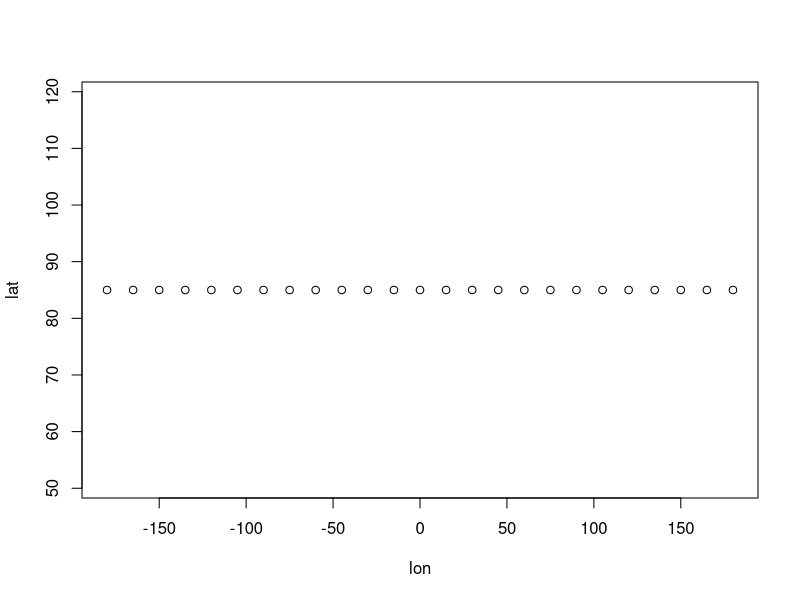
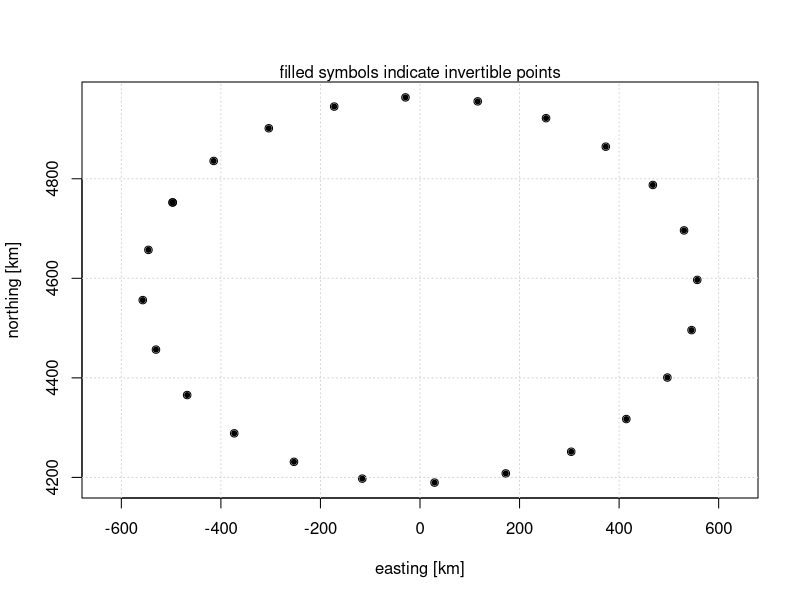

The R source for these figures, in order:
# Check: in the data frame shown at the end, do LON and LAT equal lon and lat?
library(sf)
p <- "+proj=ortho +lon_0=-63 +lat_0=44"
p0 <- "+proj=longlat +datum=WGS84 +no_defs"

lon <- seq(-180, 180, 15)
lat <- rep(85, 25)
plot(lon, lat)

xy <- sf::sf_project(p0, p, cbind(lon, lat))
S <- 1e3
if (!interactive()) png("1871b.png")
plot(xy[,1]/S, xy[,2]/S, asp=1, xlab="easting [km]", ylab="northing [km]")
grid()
LONLAT <- sf::sf_project(p, p0, xy, keep=TRUE)
df <- data.frame(lon=lon, lat=lat, x=xy[,1], y=xy[,2], LON=LONLAT[,1], LAT=LONLAT[,2])
print(df)
ok <- is.finite(df$LON)
points(xy[ok,1]/S, xy[ok,2]/S, pch=20)
mtext("filled symbols indicate invertible points")
if (!interactive()) dev.off()
